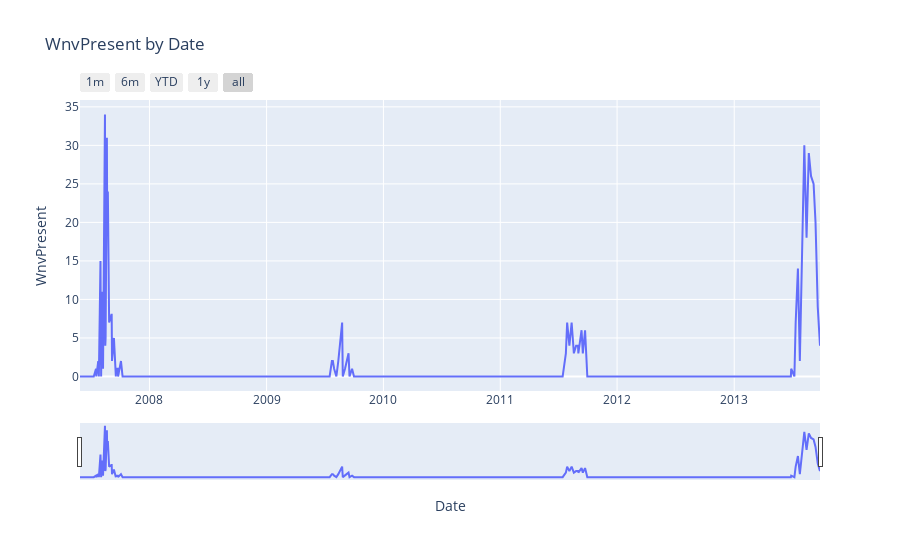

Notebook code cell kept with this figure:
### Code cell
# plot time series showing seasonality of WnvPresent

fig = px.line(mos_wnv_by_date, x='Date', y='WnvPresent',title='WnvPresent by Date')

fig.update_xaxes(
    rangeslider_visible=True,
    rangeselector=dict(
        buttons=list([
            dict(count=1, label="1m", step="month", stepmode="backward"),
            dict(count=6, label="6m", step="month", stepmode="backward"),
            dict(count=1, label="YTD", step="year", stepmode="todate"),
            dict(count=1, label="1y", step="year", stepmode="backward"),
            dict(step="all")
        ])
    )
)

### Figure 1 — Plotly figure (JSON) as saved in the notebook; plotly's stock layout.template omitted (floating-point values rounded to 4 significant figures)
{"data": [{"hovertemplate": "Date=%{x}<br>WnvPresent=%{y}<extra></extra>", "legendgroup": "", "line": {"color": "#636efa", "dash": "solid"}, "mode": "lines", "name": "", "orientation": "v", "showlegend": false, "type": "scatter", "x": ["2007-05-29T00:00:00", "2007-06-05T00:00:00", "2007-06-26T00:00:00", "2007-06-29T00:00:00", "2007-07-02T00:00:00", "2007-07-11T00:00:00", "2007-07-18T00:00:00", "2007-07-19T00:00:00", "2007-07-25T00:00:00", "2007-07-27T00:00:00", "2007-08-01T00:00:00", "2007-08-02T00:00:00", "2007-08-03T00:00:00", "2007-08-07T00:00:00", "2007-08-08T00:00:00", "2007-08-09T00:00:00", "2007-08-15T00:00:00", "2007-08-16T00:00:00", "2007-08-17T00:00:00", "2007-08-21T00:00:00", "2007-08-22T00:00:00", "2007-08-24T00:00:00", "2007-08-28T00:00:00", "2007-09-04T00:00:00", "2007-09-05T00:00:00", "2007-09-06T00:00:00", "2007-09-12T00:00:00", "2007-09-18T00:00:00", "2007-09-19T00:00:00", "2007-09-24T00:00:00", "2007-09-25T00:00:00", "2007-10-04T00:00:00", "2007-10-09T00:00:00", "2009-05-28T00:00:00", "2009-06-02T00:00:00", "2009-06-03T00:00:00", "2009-06-05T00:00:00", "2009-06-12T00:00:00", "2009-06-15T00:00:00", "2009-06-19T00:00:00", "2009-06-22T00:00:00", "2009-06-26T00:00:00", "2009-06-29T00:00:00", "2009-07-06T00:00:00", "2009-07-10T00:00:00", "2009-07-13T00:00:00", "2009-07-17T00:00:00", "2009-07-24T00:00:00", "2009-07-27T00:00:00", "2009-07-31T00:00:00", "2009-08-07T00:00:00", "2009-08-13T00:00:00", "2009-08-25T00:00:00", "2009-08-27T00:00:00", "2009-09-03T00:00:00", "2009-09-14T00:00:00", "2009-09-17T00:00:00", "2009-09-25T00:00:00", "2009-10-01T00:00:00", "2011-06-10T00:00:00", "2011-06-17T00:00:00", "2011-06-24T00:00:00", "2011-06-30T00:00:00", "2011-07-11T00:00:00", "2011-07-15T00:00:00", "2011-07-25T00:00:00", "2011-07-29T00:00:00", "2011-08-05T00:00:00", "2011-08-12T00:00:00", "2011-08-19T00:00:00", "2011-08-26T00:00:00", "2011-09-01T00:00:00", "2011-09-02T00:00:00", "2011-09-12T00:00:00", "2011-09-16T00:00:00", "2011-09-23T00:00:00", "2011-09-30T00:00:00", "2013-06-07T00:00:00", "2013-06-14T00:00:00", "2013-06-21T00:00:00", "2013-06-27T00:00:00", "2013-06-28T00:00:00", "2013-07-08T00:00:00", "2013-07-12T00:00:00", "2013-07-19T00:00:00", "2013-07-25T00:00:00", "2013-08-01T00:00:00", "2013-08-08T00:00:00", "2013-08-15T00:00:00", "2013-08-22T00:00:00", "2013-08-29T00:00:00", "2013-09-06T00:00:00", "2013-09-12T00:00:00", "2013-09-19T00:00:00", "2013-09-26T00:00:00"], "xaxis": "x", "y": [0, 0, 0, 0, 0, 0, 1, 0, 2, 0, 15, 3, 0, 11, 5, 1, 34, 4, 5, 31, 19, 24, 7, 8, 8, 2, 5, 0, 1, 1, 0, 2, 0, 0, 0, 0, 0, 0, 0, 0, 0, 0, 0, 0, 0, 0, 0, 2, 2, 1, 0, 2, 7, 0, 1, 3, 0, 1, 0, 0, 0, 0, 0, 0, 0, 3, 7, 4, 7, 3, 4, 4, 3, 6, 3, 6, 0, 0, 0, 0, 0, 1, 0, 7, 14, 2, 14, 30, 18, 29, 26, 25, 20, 9, 4], "yaxis": "y"}], "layout": {"legend": {"tracegroupgap": 0}, "title": {"text": "WnvPresent by Date"}, "xaxis": {"anchor": "y", "domain": [0, 1], "rangeselector": {"buttons": [{"count": 1, "label": "1m", "step": "month", "stepmode": "backward"}, {"count": 6, "label": "6m", "step": "month", "stepmode": "backward"}, {"count": 1, "label": "YTD", "step": "year", "stepmode": "todate"}, {"count": 1, "label": "1y", "step": "year", "stepmode": "backward"}, {"step": "all"}]}, "rangeslider": {"visible": true}, "title": {"text": "Date"}}, "yaxis": {"anchor": "x", "domain": [0, 1], "title": {"text": "WnvPresent"}}}}
